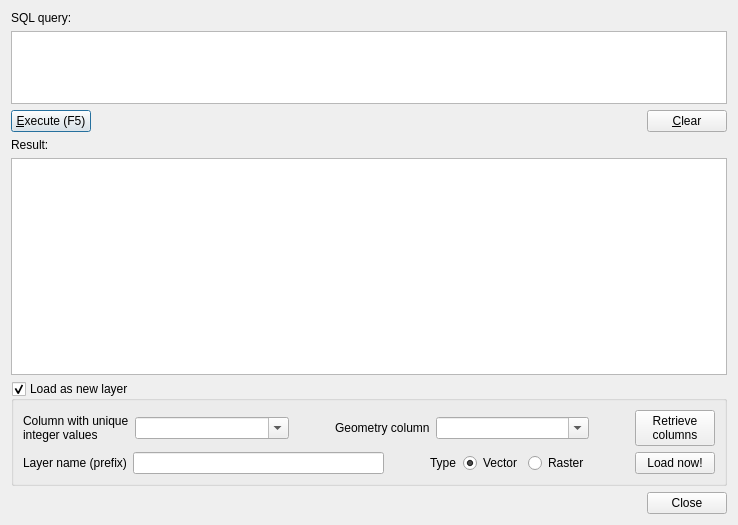
<?xml version="1.0" encoding="UTF-8"?>
<ui version="4.0">
 <class>DlgSqlWindow</class>
 <widget class="QDialog" name="DlgSqlWindow">
  <property name="geometry">
   <rect>
    <x>0</x>
    <y>0</y>
    <width>738</width>
    <height>525</height>
   </rect>
  </property>
  <property name="windowTitle">
   <string>SQL window</string>
  </property>
  <layout class="QGridLayout" name="gridLayout_2">
   <item row="0" column="0">
    <widget class="QLabel" name="label">
     <property name="text">
      <string>SQL query:</string>
     </property>
    </widget>
   </item>
   <item row="1" column="0">
    <widget class="QTextEdit" name="editSql">
     <property name="sizePolicy">
      <sizepolicy hsizetype="Expanding" vsizetype="Expanding">
       <horstretch>0</horstretch>
       <verstretch>1</verstretch>
      </sizepolicy>
     </property>
    </widget>
   </item>
   <item row="2" column="0">
    <layout class="QHBoxLayout">
     <item>
      <widget class="QPushButton" name="btnExecute">
       <property name="text">
        <string>&amp;Execute (F5)</string>
       </property>
       <property name="shortcut">
        <string>F5</string>
       </property>
      </widget>
     </item>
     <item>
      <widget class="QLabel" name="lblResult">
       <property name="text">
        <string/>
       </property>
      </widget>
     </item>
     <item>
      <spacer>
       <property name="orientation">
        <enum>Qt::Horizontal</enum>
       </property>
       <property name="sizeHint" stdset="0">
        <size>
         <width>40</width>
         <height>20</height>
        </size>
       </property>
      </spacer>
     </item>
     <item>
      <widget class="QPushButton" name="btnClear">
       <property name="text">
        <string>&amp;Clear</string>
       </property>
      </widget>
     </item>
    </layout>
   </item>
   <item row="3" column="0">
    <widget class="QLabel" name="label_2">
     <property name="text">
      <string>Result:</string>
     </property>
    </widget>
   </item>
   <item row="4" column="0">
    <widget class="QTableView" name="viewResult">
     <property name="sizePolicy">
      <sizepolicy hsizetype="Expanding" vsizetype="Expanding">
       <horstretch>0</horstretch>
       <verstretch>3</verstretch>
      </sizepolicy>
     </property>
     <property name="selectionBehavior">
      <enum>QAbstractItemView::SelectRows</enum>
     </property>
    </widget>
   </item>
   <item row="7" column="0">
    <widget class="QDialogButtonBox" name="buttonBox">
     <property name="orientation">
      <enum>Qt::Horizontal</enum>
     </property>
     <property name="standardButtons">
      <set>QDialogButtonBox::Close</set>
     </property>
    </widget>
   </item>
   <item row="5" column="0">
    <widget class="QGroupBox" name="loadAsLayerGroup">
     <property name="sizePolicy">
      <sizepolicy hsizetype="Preferred" vsizetype="Preferred">
       <horstretch>0</horstretch>
       <verstretch>0</verstretch>
      </sizepolicy>
     </property>
     <property name="title">
      <string>Load as new layer</string>
     </property>
     <property name="checkable">
      <bool>true</bool>
     </property>
     <property name="checked">
      <bool>true</bool>
     </property>
     <layout class="QGridLayout" name="gridLayout">
      <item row="0" column="0">
       <widget class="QWidget" name="loadAsLayerWidget" native="true">
        <layout class="QGridLayout" name="gridLayout_3">
         <property name="margin">
          <number>0</number>
         </property>
         <item row="0" column="0">
          <layout class="QHBoxLayout" name="horizontalLayout_6">
           <item>
            <widget class="QLabel" name="label_4">
             <property name="text">
              <string>Column with unique 
integer values</string>
             </property>
            </widget>
           </item>
           <item>
            <widget class="QComboBox" name="uniqueCombo">
             <property name="sizePolicy">
              <sizepolicy hsizetype="Expanding" vsizetype="Fixed">
               <horstretch>0</horstretch>
               <verstretch>0</verstretch>
              </sizepolicy>
             </property>
             <property name="editable">
              <bool>true</bool>
             </property>
            </widget>
           </item>
           <item>
            <widget class="QLabel" name="label_3">
             <property name="text">
              <string>Geometry column</string>
             </property>
             <property name="indent">
              <number>40</number>
             </property>
            </widget>
           </item>
           <item>
            <widget class="QComboBox" name="geomCombo">
             <property name="sizePolicy">
              <sizepolicy hsizetype="Expanding" vsizetype="Fixed">
               <horstretch>0</horstretch>
               <verstretch>0</verstretch>
              </sizepolicy>
             </property>
             <property name="editable">
              <bool>true</bool>
             </property>
            </widget>
           </item>
           <item>
            <spacer name="horizontalSpacer_5">
             <property name="orientation">
              <enum>Qt::Horizontal</enum>
             </property>
             <property name="sizeType">
              <enum>QSizePolicy::Fixed</enum>
             </property>
             <property name="sizeHint" stdset="0">
              <size>
               <width>40</width>
               <height>20</height>
              </size>
             </property>
            </spacer>
           </item>
           <item>
            <widget class="QPushButton" name="getColumnsBtn">
             <property name="text">
              <string>Retrieve 
columns</string>
             </property>
            </widget>
           </item>
          </layout>
         </item>
         <item row="1" column="0">
          <layout class="QHBoxLayout" name="horizontalLayout_7">
           <item>
            <widget class="QLabel" name="label_5">
             <property name="text">
              <string>Layer name (prefix)</string>
             </property>
            </widget>
           </item>
           <item>
            <widget class="QLineEdit" name="layerNameEdit">
             <property name="enabled">
              <bool>true</bool>
             </property>
             <property name="text">
              <string/>
             </property>
            </widget>
           </item>
           <item>
            <widget class="QWidget" name="layerTypeWidget" native="true">
             <layout class="QHBoxLayout" name="horizontalLayout_3">
              <property name="margin">
               <number>0</number>
              </property>
              <item>
               <widget class="QLabel" name="label_6">
                <property name="text">
                 <string>Type</string>
                </property>
                <property name="indent">
                 <number>40</number>
                </property>
               </widget>
              </item>
              <item>
               <widget class="QRadioButton" name="vectorRadio">
                <property name="text">
                 <string>Vector</string>
                </property>
                <property name="checked">
                 <bool>true</bool>
                </property>
               </widget>
              </item>
              <item>
               <widget class="QRadioButton" name="rasterRadio">
                <property name="text">
                 <string>Raster</string>
                </property>
               </widget>
              </item>
              <item>
               <spacer name="horizontalSpacer_6">
                <property name="orientation">
                 <enum>Qt::Horizontal</enum>
                </property>
                <property name="sizeType">
                 <enum>QSizePolicy::Fixed</enum>
                </property>
                <property name="sizeHint" stdset="0">
                 <size>
                  <width>40</width>
                  <height>20</height>
                 </size>
                </property>
               </spacer>
              </item>
             </layout>
            </widget>
           </item>
           <item>
            <widget class="QPushButton" name="loadLayerBtn">
             <property name="text">
              <string>Load now!</string>
             </property>
            </widget>
           </item>
          </layout>
         </item>
        </layout>
       </widget>
      </item>
     </layout>
    </widget>
   </item>
  </layout>
 </widget>
 <tabstops>
  <tabstop>editSql</tabstop>
  <tabstop>btnExecute</tabstop>
  <tabstop>btnClear</tabstop>
  <tabstop>viewResult</tabstop>
 </tabstops>
 <resources/>
 <connections/>
</ui>
